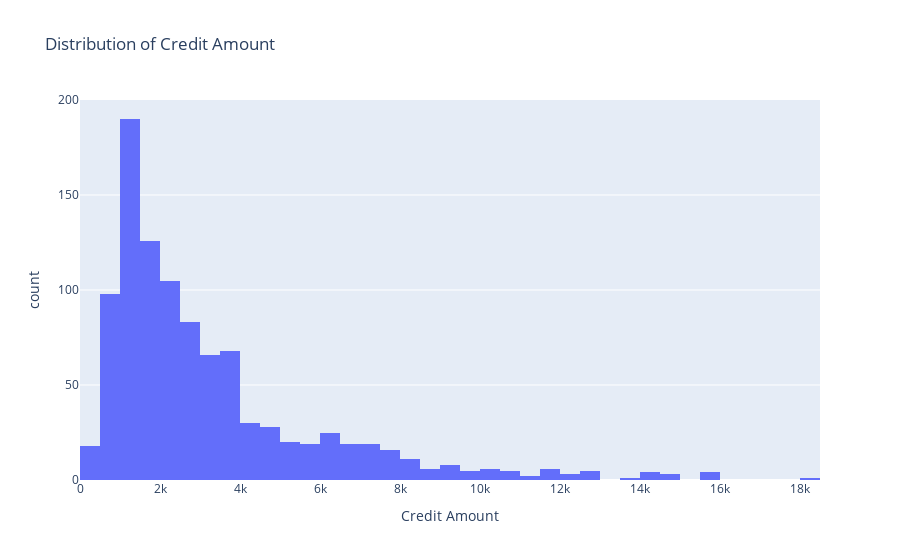

Notebook code for this chart:
### Markdown cell above
Of the customers that complied with their credit obligations most have the account status '... >= 200 DM / salary for at least 1 year'. While most of the customers who did not comply with their credit obligation either have no account or no money in it. Interestingly those of '0<= ... < 200 DM' have to lowest default rate compared to the other groups.

### Code cell
px.histogram(df_viz, x='Credit Amount', title='Distribution of Credit Amount')

### Figure 1 — Plotly figure (JSON) as saved in the notebook; plotly's stock layout.template omitted (floating-point values rounded to 4 significant figures; data arrays with more than 128 entries replaced by an {"elided": "..."} marker saying what was removed)
{"data": [{"alignmentgroup": "True", "bingroup": "x", "hovertemplate": "Credit Amount=%{x}<br>count=%{y}<extra></extra>", "legendgroup": "", "marker": {"color": "#636efa", "pattern": {"shape": ""}}, "name": "", "offsetgroup": "", "orientation": "v", "showlegend": false, "type": "histogram", "x": {"elided": "1000 int values"}, "xaxis": "x", "yaxis": "y"}], "layout": {"barmode": "relative", "legend": {"tracegroupgap": 0}, "title": {"text": "Distribution of Credit Amount"}, "xaxis": {"anchor": "y", "domain": [0, 1], "title": {"text": "Credit Amount"}}, "yaxis": {"anchor": "x", "domain": [0, 1], "title": {"text": "count"}}}}
